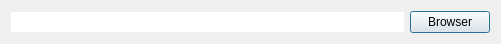
<?xml version="1.0" encoding="UTF-8"?>
<ui version="4.0">
 <class>dialog</class>
 <widget class="QDialog" name="dialog">
  <property name="geometry">
   <rect>
    <x>0</x>
    <y>0</y>
    <width>501</width>
    <height>41</height>
   </rect>
  </property>
  <property name="windowTitle">
   <string>Batch Exporter</string>
  </property>
  <layout class="QHBoxLayout" name="horizontalLayout">
   <item>
    <widget class="QLineEdit" name="maLE">
     <property name="inputMask">
      <string/>
     </property>
     <property name="text">
      <string/>
     </property>
     <property name="frame">
      <bool>false</bool>
     </property>
     <property name="readOnly">
      <bool>true</bool>
     </property>
    </widget>
   </item>
   <item>
    <widget class="QPushButton" name="openBTN">
     <property name="sizePolicy">
      <sizepolicy hsizetype="Maximum" vsizetype="Fixed">
       <horstretch>0</horstretch>
       <verstretch>0</verstretch>
      </sizepolicy>
     </property>
     <property name="text">
      <string>Browser</string>
     </property>
    </widget>
   </item>
  </layout>
 </widget>
 <resources/>
 <connections/>
</ui>
